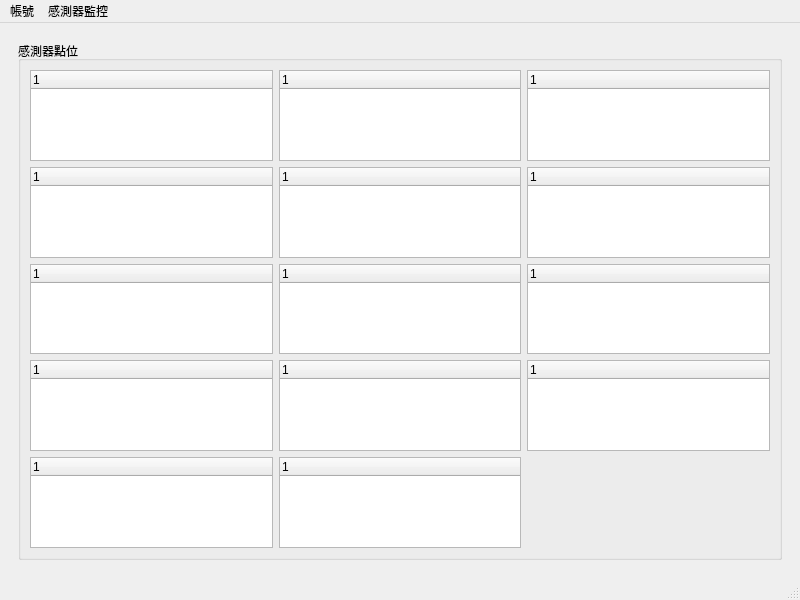
<?xml version="1.0" encoding="UTF-8"?>
<ui version="4.0">
 <class>MainWindow</class>
 <widget class="QMainWindow" name="MainWindow">
  <property name="geometry">
   <rect>
    <x>0</x>
    <y>0</y>
    <width>800</width>
    <height>600</height>
   </rect>
  </property>
  <property name="windowTitle">
   <string>根基營造</string>
  </property>
  <property name="windowIcon">
   <iconset>
    <normaloff>../icon/icons8-write-60.png</normaloff>../icon/icons8-write-60.png</iconset>
  </property>
  <property name="styleSheet">
   <string notr="true">#b_account_date:hover , #b_account_date2:hover , #account_user:hover , #account_pwd:hover , #account_lv:hover , #account_lv2:hover , #account_position:hover , #account_position2:hover , #account_comment:hover{
border-radius:5px;
background-color:#cccccc;
padding:5px 5px;
}

#b_account_date , #b_account_date2 , #account_user , #account_pwd , #account_lv , #account_lv2 , #account_position , #account_position2 , #account_comment{
border-radius:5px;
border-color:#cccccc;
padding:5px 5px;
}


#btn_account_add:hover , #btn_account_alter:hover , #btn_account_cancel:hover , #btn_account_del:hover{
border-radius:5px;
background-color:gray;
color:white;
}

#btn_account_add , #btn_account_alter , #btn_account_cancel , #btn_account_del{
border-radius:5px;
background-color:#cccccc;
padding:5px 5px;
}</string>
  </property>
  <widget class="QWidget" name="centralwidget">
   <layout class="QGridLayout" name="gridLayout">
    <item row="0" column="0">
     <widget class="QStackedWidget" name="stackedWidget">
      <property name="currentIndex">
       <number>1</number>
      </property>
      <widget class="QWidget" name="page_account">
       <layout class="QGridLayout" name="gridLayout_2">
        <item row="0" column="0">
         <widget class="QGroupBox" name="groupBox">
          <property name="title">
           <string>帳號管理</string>
          </property>
          <layout class="QVBoxLayout" name="verticalLayout_2">
           <item>
            <layout class="QHBoxLayout" name="horizontalLayout">
             <item>
              <widget class="QLineEdit" name="b_account_date">
               <property name="cursor">
                <cursorShape>PointingHandCursor</cursorShape>
               </property>
               <property name="placeholderText">
                <string>時間</string>
               </property>
              </widget>
             </item>
             <item>
              <widget class="QDateEdit" name="b_account_date2">
               <property name="cursor">
                <cursorShape>PointingHandCursor</cursorShape>
               </property>
              </widget>
             </item>
            </layout>
           </item>
           <item>
            <widget class="QLineEdit" name="account_user">
             <property name="cursor">
              <cursorShape>PointingHandCursor</cursorShape>
             </property>
             <property name="placeholderText">
              <string>帳號</string>
             </property>
            </widget>
           </item>
           <item>
            <widget class="QLineEdit" name="account_pwd">
             <property name="cursor">
              <cursorShape>PointingHandCursor</cursorShape>
             </property>
             <property name="placeholderText">
              <string>密碼</string>
             </property>
            </widget>
           </item>
           <item>
            <layout class="QHBoxLayout" name="horizontalLayout_4">
             <item>
              <widget class="QLineEdit" name="account_position">
               <property name="cursor">
                <cursorShape>PointingHandCursor</cursorShape>
               </property>
               <property name="placeholderText">
                <string>位置</string>
               </property>
              </widget>
             </item>
             <item>
              <widget class="QLabel" name="label_3">
               <property name="text">
                <string>位置</string>
               </property>
              </widget>
             </item>
             <item>
              <widget class="QComboBox" name="account_position2">
               <property name="cursor">
                <cursorShape>PointingHandCursor</cursorShape>
               </property>
              </widget>
             </item>
            </layout>
           </item>
           <item>
            <layout class="QHBoxLayout" name="horizontalLayout_3">
             <item>
              <widget class="QLineEdit" name="account_lv">
               <property name="cursor">
                <cursorShape>PointingHandCursor</cursorShape>
               </property>
               <property name="text">
                <string/>
               </property>
               <property name="placeholderText">
                <string>等級</string>
               </property>
              </widget>
             </item>
             <item>
              <widget class="QLabel" name="label_2">
               <property name="text">
                <string>等級</string>
               </property>
              </widget>
             </item>
             <item>
              <widget class="QComboBox" name="account_lv2">
               <property name="cursor">
                <cursorShape>PointingHandCursor</cursorShape>
               </property>
              </widget>
             </item>
            </layout>
           </item>
           <item>
            <widget class="QTextEdit" name="account_comment">
             <property name="cursor" stdset="0">
              <cursorShape>PointingHandCursor</cursorShape>
             </property>
             <property name="placeholderText">
              <string>備註</string>
             </property>
            </widget>
           </item>
           <item>
            <layout class="QHBoxLayout" name="horizontalLayout_2">
             <item>
              <widget class="QPushButton" name="btn_account_add">
               <property name="cursor">
                <cursorShape>PointingHandCursor</cursorShape>
               </property>
               <property name="text">
                <string>新增</string>
               </property>
              </widget>
             </item>
             <item>
              <widget class="QPushButton" name="btn_account_cancel">
               <property name="cursor">
                <cursorShape>PointingHandCursor</cursorShape>
               </property>
               <property name="text">
                <string>取消</string>
               </property>
              </widget>
             </item>
             <item>
              <widget class="QPushButton" name="btn_account_alter">
               <property name="cursor">
                <cursorShape>PointingHandCursor</cursorShape>
               </property>
               <property name="text">
                <string>修改</string>
               </property>
              </widget>
             </item>
             <item>
              <widget class="QPushButton" name="btn_account_del">
               <property name="cursor">
                <cursorShape>PointingHandCursor</cursorShape>
               </property>
               <property name="text">
                <string>刪除</string>
               </property>
              </widget>
             </item>
            </layout>
           </item>
          </layout>
         </widget>
        </item>
        <item row="0" column="1">
         <widget class="QGroupBox" name="groupBox_4">
          <property name="title">
           <string>帳號清單</string>
          </property>
          <layout class="QVBoxLayout" name="verticalLayout">
           <item>
            <widget class="QLabel" name="label_4">
             <property name="text">
              <string>管理帳號</string>
             </property>
            </widget>
           </item>
           <item>
            <widget class="QTreeWidget" name="account_list">
             <column>
              <property name="text">
               <string notr="true">1</string>
              </property>
             </column>
            </widget>
           </item>
           <item>
            <widget class="QLabel" name="label_5">
             <property name="text">
              <string>一般帳號</string>
             </property>
            </widget>
           </item>
           <item>
            <widget class="QTreeWidget" name="account_list2">
             <column>
              <property name="text">
               <string notr="true">1</string>
              </property>
             </column>
            </widget>
           </item>
          </layout>
         </widget>
        </item>
       </layout>
      </widget>
      <widget class="QWidget" name="page_sensor">
       <layout class="QVBoxLayout" name="verticalLayout_4">
        <item>
         <widget class="QGroupBox" name="groupBox_2">
          <property name="title">
           <string>感測器點位</string>
          </property>
          <layout class="QGridLayout" name="gridLayout_3">
           <item row="3" column="1">
            <widget class="QTreeWidget" name="kedge_cb_list_11">
             <column>
              <property name="text">
               <string notr="true">1</string>
              </property>
             </column>
            </widget>
           </item>
           <item row="2" column="0">
            <widget class="QTreeWidget" name="kedge_cb_list_7">
             <column>
              <property name="text">
               <string notr="true">1</string>
              </property>
             </column>
            </widget>
           </item>
           <item row="0" column="2">
            <widget class="QTreeWidget" name="kedge_cb_list_3">
             <column>
              <property name="text">
               <string notr="true">1</string>
              </property>
             </column>
            </widget>
           </item>
           <item row="2" column="1">
            <widget class="QTreeWidget" name="kedge_cb_list_8">
             <column>
              <property name="text">
               <string notr="true">1</string>
              </property>
             </column>
            </widget>
           </item>
           <item row="3" column="0">
            <widget class="QTreeWidget" name="kedge_cb_list_10">
             <column>
              <property name="text">
               <string notr="true">1</string>
              </property>
             </column>
            </widget>
           </item>
           <item row="0" column="1">
            <widget class="QTreeWidget" name="kedge_cb_list_2">
             <column>
              <property name="text">
               <string notr="true">1</string>
              </property>
             </column>
            </widget>
           </item>
           <item row="1" column="2">
            <widget class="QTreeWidget" name="kedge_cb_list_6">
             <column>
              <property name="text">
               <string notr="true">1</string>
              </property>
             </column>
            </widget>
           </item>
           <item row="1" column="1">
            <widget class="QTreeWidget" name="kedge_cb_list_5">
             <column>
              <property name="text">
               <string notr="true">1</string>
              </property>
             </column>
            </widget>
           </item>
           <item row="0" column="0">
            <widget class="QTreeWidget" name="kedge_cb_list_1">
             <column>
              <property name="text">
               <string notr="true">1</string>
              </property>
             </column>
            </widget>
           </item>
           <item row="3" column="2">
            <widget class="QTreeWidget" name="kedge_cb_list_12">
             <column>
              <property name="text">
               <string notr="true">1</string>
              </property>
             </column>
            </widget>
           </item>
           <item row="1" column="0">
            <widget class="QTreeWidget" name="kedge_cb_list_4">
             <column>
              <property name="text">
               <string notr="true">1</string>
              </property>
             </column>
            </widget>
           </item>
           <item row="2" column="2">
            <widget class="QTreeWidget" name="kedge_cb_list_9">
             <column>
              <property name="text">
               <string notr="true">1</string>
              </property>
             </column>
            </widget>
           </item>
           <item row="4" column="0">
            <widget class="QTreeWidget" name="kedge_cb_list_13">
             <column>
              <property name="text">
               <string notr="true">1</string>
              </property>
             </column>
            </widget>
           </item>
           <item row="4" column="1">
            <widget class="QTreeWidget" name="kedge_cb_list_14">
             <column>
              <property name="text">
               <string notr="true">1</string>
              </property>
             </column>
            </widget>
           </item>
          </layout>
         </widget>
        </item>
       </layout>
      </widget>
      <widget class="QWidget" name="page_welcome">
       <layout class="QVBoxLayout" name="verticalLayout_3">
        <item>
         <widget class="QLabel" name="label">
          <property name="font">
           <font>
            <pointsize>36</pointsize>
           </font>
          </property>
          <property name="text">
           <string>根基營造 感測器監控</string>
          </property>
          <property name="alignment">
           <set>Qt::AlignCenter</set>
          </property>
         </widget>
        </item>
       </layout>
      </widget>
     </widget>
    </item>
   </layout>
  </widget>
  <widget class="QMenuBar" name="menubar">
   <property name="geometry">
    <rect>
     <x>0</x>
     <y>0</y>
     <width>800</width>
     <height>24</height>
    </rect>
   </property>
   <widget class="QMenu" name="menu">
    <property name="title">
     <string>帳號</string>
    </property>
    <addaction name="action_account"/>
    <addaction name="separator"/>
    <addaction name="action_logout"/>
   </widget>
   <widget class="QMenu" name="menu_2">
    <property name="title">
     <string>感測器監控</string>
    </property>
    <addaction name="action_sensor"/>
   </widget>
   <addaction name="menu"/>
   <addaction name="menu_2"/>
  </widget>
  <widget class="QStatusBar" name="statusbar"/>
  <action name="action_account">
   <property name="icon">
    <iconset>
     <normaloff>../icon/bullet-list.png</normaloff>../icon/bullet-list.png</iconset>
   </property>
   <property name="text">
    <string>帳號管理</string>
   </property>
   <property name="toolTip">
    <string>帳號管理</string>
   </property>
   <property name="shortcut">
    <string>Alt+A</string>
   </property>
  </action>
  <action name="action_logout">
   <property name="icon">
    <iconset>
     <normaloff>../icon/logout.png</normaloff>../icon/logout.png</iconset>
   </property>
   <property name="text">
    <string>登出</string>
   </property>
   <property name="toolTip">
    <string>登出</string>
   </property>
   <property name="shortcut">
    <string>Alt+O</string>
   </property>
  </action>
  <action name="action_sensor">
   <property name="icon">
    <iconset>
     <normaloff>../icon/icons8-backup-64.png</normaloff>../icon/icons8-backup-64.png</iconset>
   </property>
   <property name="text">
    <string>感測器點位</string>
   </property>
   <property name="toolTip">
    <string>感測器點位</string>
   </property>
   <property name="shortcut">
    <string>Alt+S</string>
   </property>
  </action>
 </widget>
 <resources/>
 <connections/>
</ui>
